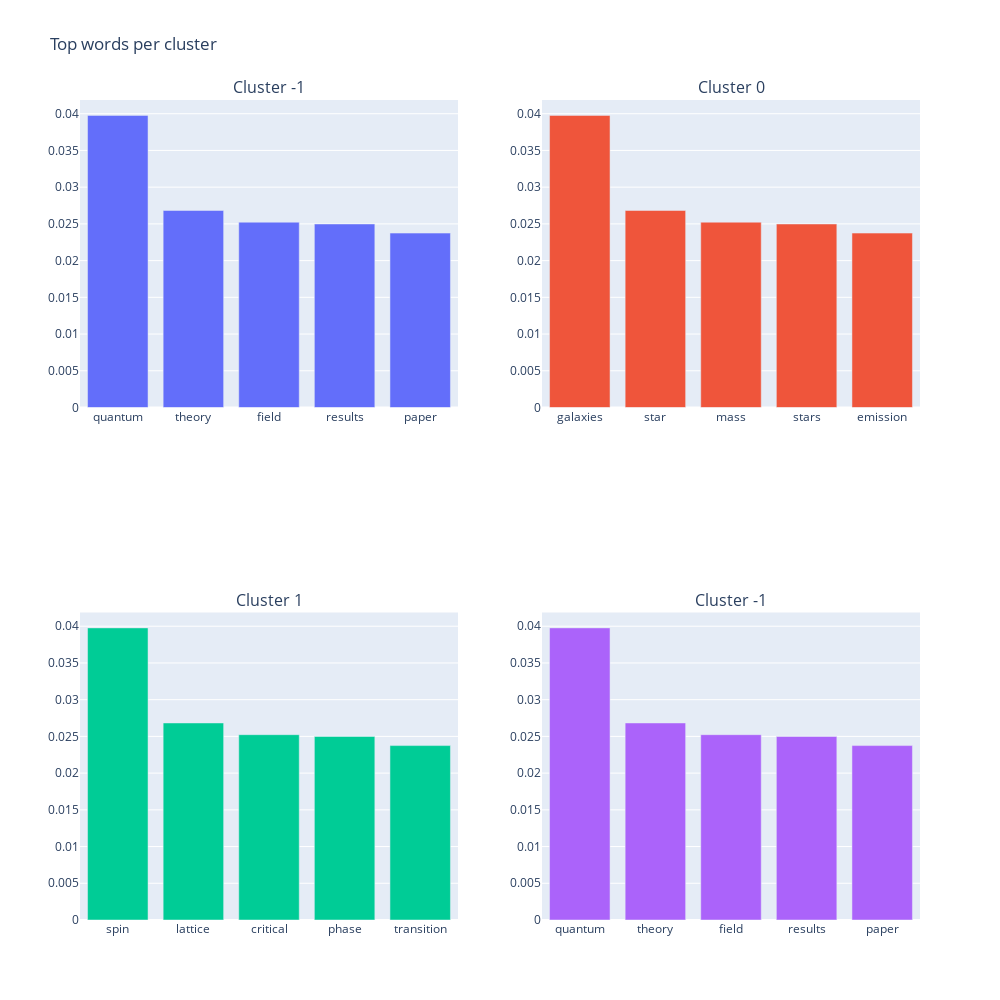

The notebook cell this image was saved under:
### Code cell
from plotly.subplots import make_subplots
import plotly.graph_objects as go
import pandas as pd

fig = make_subplots(rows=2, cols=2,subplot_titles=("Cluster -1","Cluster 0","Cluster 1","Cluster -1"))

fig.add_trace(
    go.Bar(x=pd.DataFrame(top_n_words[-1][:10]).iloc[:,0], y=pd.DataFrame(top_n_words[1][:10]).iloc[:,1]),
    row=1, col=1
)

fig.add_trace(
    go.Bar(x=pd.DataFrame(top_n_words[0][:10]).iloc[:,0], y=pd.DataFrame(top_n_words[1][:10]).iloc[:,1]),
    row=1, col=2
)

fig.add_trace(
    go.Bar(x=pd.DataFrame(top_n_words[1][:10]).iloc[:,0], y=pd.DataFrame(top_n_words[1][:10]).iloc[:,1]),
    row=2, col=1
)

fig.add_trace(
    go.Bar(x=pd.DataFrame(top_n_words[-1][:10]).iloc[:,0], y=pd.DataFrame(top_n_words[1][:10]).iloc[:,1]),
    row=2, col=2
)

fig.update_layout(height=1000, width=1000, title_text="Top words per cluster",)
fig.show()

### Figure 1 — Plotly figure (JSON) as saved in the notebook; plotly's stock layout.template omitted (floating-point values rounded to 4 significant figures)
{"data": [{"type": "bar", "x": ["quantum", "theory", "field", "results", "paper"], "xaxis": "x", "y": [0.03977, 0.02683, 0.02523, 0.02499, 0.02375], "yaxis": "y"}, {"type": "bar", "x": ["galaxies", "star", "mass", "stars", "emission"], "xaxis": "x2", "y": [0.03977, 0.02683, 0.02523, 0.02499, 0.02375], "yaxis": "y2"}, {"type": "bar", "x": ["spin", "lattice", "critical", "phase", "transition"], "xaxis": "x3", "y": [0.03977, 0.02683, 0.02523, 0.02499, 0.02375], "yaxis": "y3"}, {"type": "bar", "x": ["quantum", "theory", "field", "results", "paper"], "xaxis": "x4", "y": [0.03977, 0.02683, 0.02523, 0.02499, 0.02375], "yaxis": "y4"}], "layout": {"annotations": [{"font": {"size": 16}, "showarrow": false, "text": "Cluster -1", "x": 0.225, "xanchor": "center", "xref": "paper", "y": 1, "yanchor": "bottom", "yref": "paper"}, {"font": {"size": 16}, "showarrow": false, "text": "Cluster 0", "x": 0.775, "xanchor": "center", "xref": "paper", "y": 1, "yanchor": "bottom", "yref": "paper"}, {"font": {"size": 16}, "showarrow": false, "text": "Cluster 1", "x": 0.225, "xanchor": "center", "xref": "paper", "y": 0.375, "yanchor": "bottom", "yref": "paper"}, {"font": {"size": 16}, "showarrow": false, "text": "Cluster -1", "x": 0.775, "xanchor": "center", "xref": "paper", "y": 0.375, "yanchor": "bottom", "yref": "paper"}], "height": 1000, "showlegend": false, "title": {"text": "Top words per cluster"}, "width": 1000, "xaxis": {"anchor": "y", "domain": [0, 0.45]}, "xaxis2": {"anchor": "y2", "domain": [0.55, 1]}, "xaxis3": {"anchor": "y3", "domain": [0, 0.45]}, "xaxis4": {"anchor": "y4", "domain": [0.55, 1]}, "yaxis": {"anchor": "x", "domain": [0.625, 1]}, "yaxis2": {"anchor": "x2", "domain": [0.625, 1]}, "yaxis3": {"anchor": "x3", "domain": [0, 0.375]}, "yaxis4": {"anchor": "x4", "domain": [0, 0.375]}}}
